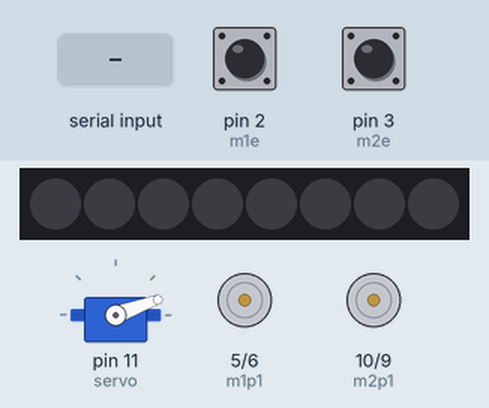
This sketch was run on a simulated Arduino Uno, built with avr-gcc and run on an emulated ATmega328P. Parts: servo, 8 RGB LEDs in strip order, left to right, motor-driver pin pairs drawn as motors (green arrow = first pin HIGH = forward, orange = second pin HIGH = backward, longer = more drive). Inputs (shaded band) come from the test bench; at power-on: pin 2 (m1e) HIGH, pin 3 (m2e) HIGH. Dim RGB values are drawn brighter than linear; what the sketch prints to the serial monitor is not drawn.

Above: at 1.2 s.
1.3 s: "c" received over Serial
At 1.9 s:
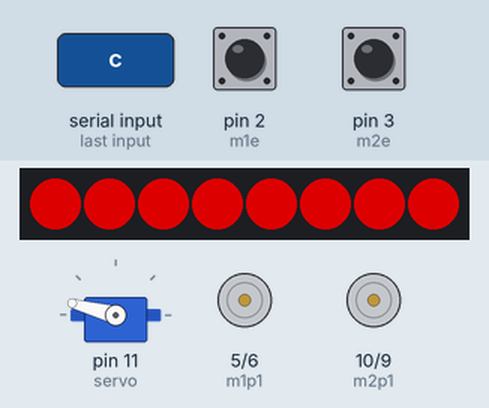
2.8 s: "o" received over Serial
At 4.5 s:
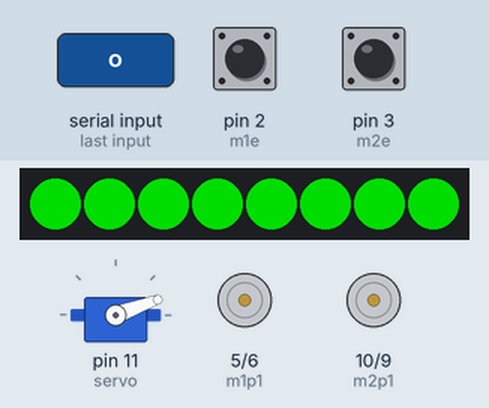
4.8 s: "b" received over Serial
At 6.4 s:
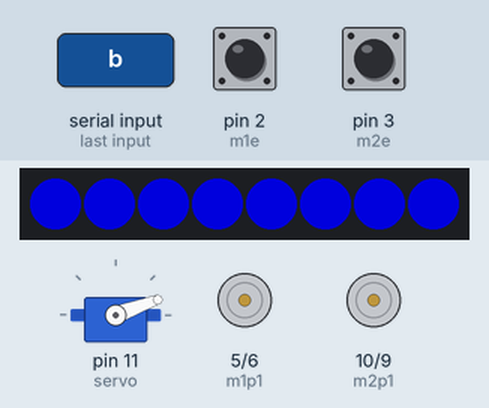
6.8 s: "w" received over Serial
At 9.7 s:
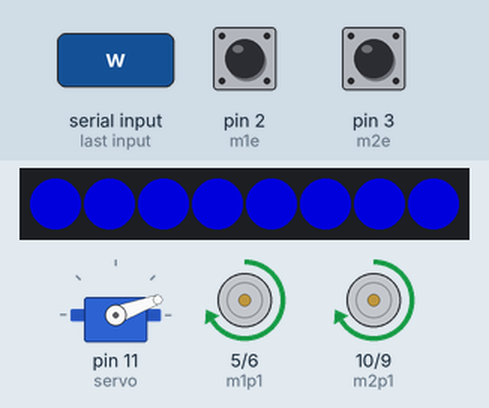
9.8 s: "s" received over Serial
At 12.1 s:
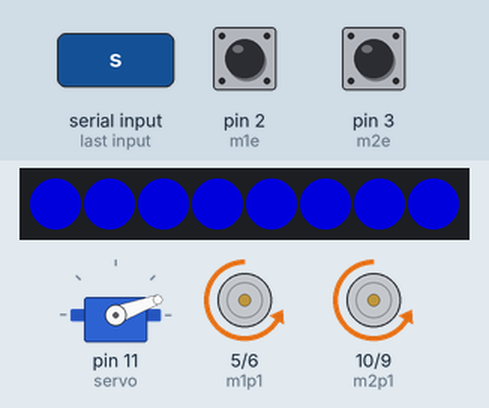
12.8 s: "d" received over Serial
At 15.6 s:
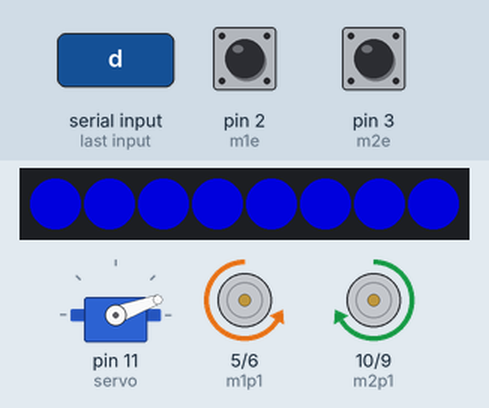
Timing chart, 0 to 16.8 s (numbered marks = the images above; inputs shaded):
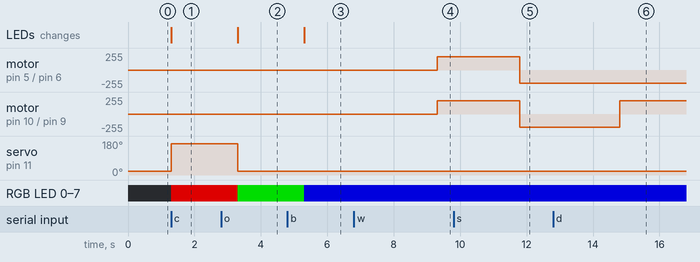

Measured:
- after the input at 1.3 s, servo on pin 11 (servo): 20° → 165° at once; RGB LED 0–7: off → RGB(150, 0, 0) at once; the LEDs: change at once (image 1)
- after the input at 2.8 s, servo on pin 11 (servo): 165° → 20° after 0.51 s; RGB LED 0–7: RGB(150, 0, 0) → RGB(0, 150, 0) after 0.51 s; the LEDs: change after 0.51 s (image 2)
- after the input at 4.8 s, RGB LED 0–7: RGB(0, 150, 0) → RGB(0, 0, 150) after 0.51 s; the LEDs: change after 0.51 s (image 3)
- after the input at 6.8 s, motor on pin 5 (m1p1) / pin 6 (m1p2), motor on pin 10 (m2p1) / pin 9 (m2p2): stopped → forward 200/255 after 2.5 s
- after the input at 9.8 s, motor on pin 5 (m1p1) / pin 6 (m1p2), motor on pin 10 (m2p1) / pin 9 (m2p2): forward 200/255 → backward 200/255 after 2.0 s
- after the input at 12.8 s, motor on pin 10 (m2p1) / pin 9 (m2p2): backward 200/255 → forward 200/255 after 2.0 s

The sketch:

robot_3.ino
```cpp
#include "ServoTimer2.h"
#include <SoftwareSerial.h>
#include "pins.h"
#include "Adafruit_TCS34725.h"
#include <Adafruit_NeoPixel.h>


Adafruit_TCS34725 tcs = Adafruit_TCS34725(TCS34725_INTEGRATIONTIME_614MS, TCS34725_GAIN_1X);
Adafruit_NeoPixel pixels(8, 13, NEO_GRB + NEO_KHZ800);
ServoTimer2 myservo;


int motor1_velocity = 0;
int motor2_velocity = 0;
int test = 0;

void setVelocity(int motor1, int motor2) {
  if (motor1 == 0) {
    digitalWrite(m1p1, LOW);
    digitalWrite(m1p2, LOW);
    //Serial.print("\tmotor1: LOW LOW");
  } else if (motor1 > 0) {
    analogWrite(m1p1, motor1);
    digitalWrite(m1p2, LOW);
    //Serial.print("\tmotor1: HIGH LOW");
  } else if (motor1 < 0) {
    digitalWrite(m1p1, LOW);
    analogWrite(m1p2, -motor1);
    //Serial.print("\tmotor1: LOW HIGH");
  }

  if (motor2 == 0) {
    digitalWrite(m2p1, LOW);
    digitalWrite(m2p2, LOW);
    //Serial.print("\tmotor2: LOW LOW");
  } else if (motor2 > 0) {
    analogWrite(m2p1, motor2);
    digitalWrite(m2p2, LOW);
    //Serial.print("\tmotor2: HIGH LOW");
  } else if (motor2 < 0) {
    digitalWrite(m2p1, LOW);
    analogWrite(m2p2, -motor2);
    //Serial.print("\tmotor2: LOW HIGH");
  }
}

void setServo(int value) {
  myservo.write(value);
  Serial.print("\t servo:");
  Serial.println(value);
}

void openServo() {
  setServo(750);
}

void closeServo() {
  setServo(2250);
}


void reseGpio() {
  setVelocity(0, 0);
  openServo();
}

char cmdTreatment(char cmd) {
  char resp;
  if (cmd == 'w') {
    motor1_velocity = 200;
    motor2_velocity = 200;
    resp = cmd;
  } else if (cmd == 's') {
    motor1_velocity = -200;
    motor2_velocity = -200;
    resp = cmd;
  } else if (cmd == 'd') {
    motor1_velocity = -200;
    motor2_velocity = 200;
    resp = cmd;
  } else if (cmd == 'a') {
    motor1_velocity = 200;
    motor2_velocity = -200;
    resp = cmd;
  } else if (cmd == 'o') {
    openServo();
    for (int i = 0; i < 8; i++) {
      pixels.setPixelColor(i, pixels.Color(0, 150, 0));
      pixels.show();  // Send the updated pixel colors to the hardware
    }
    resp = cmd;
  } else if (cmd == 'c') {
    for (int i = 0; i < 8; i++) {
      pixels.setPixelColor(i, pixels.Color(150, 0, 0));
      pixels.show();  // Send the updated pixel colors to the hardware
    }

    closeServo();
    resp = cmd;
  } else if (cmd == 't') {
    Serial.print(test);
    resp = cmd;
  } else if ((cmd == 'g')) {
    for (int i = 0; i < 8; i++) {
      pixels.setPixelColor(i, pixels.Color(0, 150, 0));
      pixels.show();  // Send the updated pixel colors to the hardware
    }
    resp = cmd;
  } else if (cmd == 'r') {
    for (int i = 0; i < 8; i++) {
      pixels.setPixelColor(i, pixels.Color(150, 0, 0));
      pixels.show();  // Send the updated pixel colors to the hardware
    }
    resp = cmd;
  }

  else if (cmd == 'b') {
    for (int i = 0; i < 8; i++) {
      pixels.setPixelColor(i, pixels.Color(0, 0, 150));
      pixels.show();  // Send the updated pixel colors to the hardware
    }
    resp = cmd;
  } else if (cmd == 'p') {
    uint16_t r, g, b, c, colorTemp, lux;
    tcs.getRawData(&r, &g, &b, &c);
    uint8_t cr = r;
    resp = cr;
  } else {
    reseGpio();
    resp = cmd;
  }
  return resp;
}

volatile int m1e_count = 0;
void m1e_i() {
  m1e_count++;
}

volatile int m2e_count = 0;
void m2e_i() {
  m2e_count++;
}

void setup() {
  Serial.begin(9600);

  pinMode(m1p1, OUTPUT);
  pinMode(m1p2, OUTPUT);
  pinMode(m2p1, OUTPUT);
  pinMode(m2p2, OUTPUT);
  myservo.attach(servo);

  reseGpio();

  Serial.begin(9600);
  pixels.begin();
  pixels.clear();
  pixels.show();

  pinMode(m1e, INPUT_PULLUP);
  attachInterrupt(digitalPinToInterrupt(m1e), m1e_i, CHANGE);
  pinMode(m2e, INPUT_PULLUP);
  attachInterrupt(digitalPinToInterrupt(m2e), m2e_i, CHANGE);
}

void loop() {
  //int delay_time = 2000;

  char cmd, resp;

  unsigned long t1, t2;
  t1 = micros();
  if (Serial.available()) {
    t2 = micros();
    /*
Serial.print("avay yes ");
    Serial.print(t2-t1);
Serial.print(" ");
    Serial.print(t1);
    Serial.print(" ");
    Serial.println(t2);
*/

    t1 = micros();
    cmd = Serial.read();
    t2 = micros();
    /*
    Serial.print("sere ");
        Serial.print(t2-t1);
Serial.print(" ");
    Serial.print(t1);
    Serial.print(" ");
    Serial.println(t2);
*/
    t1 = micros();
    resp = cmdTreatment(cmd);
    t2 = micros();
    /*
    Serial.print("secm ");
        Serial.print(t2-t1);
Serial.print(" ");

    Serial.print(t1);
    Serial.print(" ");
    Serial.println(t2);
 */
    t1 = micros();
    Serial.write(resp);
    t2 = micros();
    /*
    Serial.print("sewr ");
    Serial.print(t2-t1);
Serial.print(" ");

    Serial.print(t1);
    Serial.print(" ");
    Serial.println(t2);
  */
    delay(2000);
  } else {
    t2 = micros();
  }
  /*
  Serial.print("avan ");
    Serial.print(t2-t1);
Serial.print(" ");

  Serial.print(t1);
  Serial.print(" ");
  Serial.println(t2);
*/
  t1 = micros();
  test = (test * 58 / 13) * 45 / 4 + 34;
  t2 = micros();
  /*
  Serial.print("math ");
    Serial.print(t2-t1);
Serial.print(" ");

  Serial.print(t1);
  Serial.print(" ");
  Serial.println(t2);
*/
  t1 = micros();
  setVelocity(motor1_velocity, motor2_velocity);
  t2 = micros(); /*
    Serial.print("setv ");
    Serial.print(t2-t1);
Serial.print(" ");

  Serial.print(t1);
  Serial.print(" ");
  Serial.println(t2);
*/
  /* square
  setVelocity(150,150)
  delay(600);
  setVelocity(150,-150);
  delay(300);
  */
  //delay(delay_time);
}
```

pins.h
```cpp
#define HIGH 1
#define LOW 0

#define servo 11

#define m1p1 5
#define m1p2 6
#define m2p1 10
#define m2p2 9

//?
#define m1e 2
#define m2e 3
```
